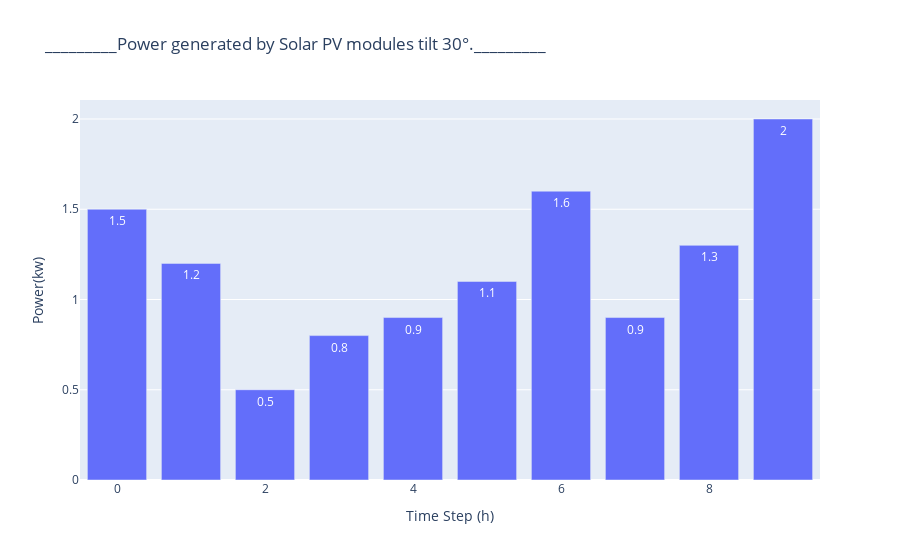

Here is the notebook cell this chart was saved with:
### Markdown cell above
### Power generated by Solar PV modules tilt 30°.

### Code cell
P_pv30_dframe = {
             "Power generated by Solar PV modules tilt 30°.": P_pv30_list,
             'Scale' : P_pv30_list}

P_pv30_df = pd.DataFrame(P_pv30_dframe)

fig = px.bar(P_From_df, x = V_steps,
             y = P_pv30_list,
             title = '_________Power generated by Solar PV modules tilt 30°._________',
             labels = dict(x = "Time Step (h)", y = "Power(kw)"), text_auto = True)
#Image(fig.to_image(format='png', width=1500, height=350, scale=3), embed=True)
fig.show()

### Figure 1 — Plotly figure (JSON) as saved in the notebook; plotly's stock layout.template omitted (floating-point values rounded to 4 significant figures)
{"data": [{"alignmentgroup": "True", "hovertemplate": "Time Step (h)=%{x}<br>Power(kw)=%{y}<extra></extra>", "legendgroup": "", "marker": {"color": "#636efa", "pattern": {"shape": ""}}, "name": "", "offsetgroup": "", "orientation": "v", "showlegend": false, "textposition": "auto", "texttemplate": "%{y}", "type": "bar", "x": [0, 1, 2, 3, 4, 5, 6, 7, 8, 9], "xaxis": "x", "y": [1.5, 1.2, 0.5, 0.8, 0.9, 1.1, 1.6, 0.9, 1.3, 2], "yaxis": "y"}], "layout": {"barmode": "relative", "legend": {"tracegroupgap": 0}, "title": {"text": "_________Power generated by Solar PV modules tilt 30°._________"}, "xaxis": {"anchor": "y", "domain": [0, 1], "title": {"text": "Time Step (h)"}}, "yaxis": {"anchor": "x", "domain": [0, 1], "title": {"text": "Power(kw)"}}}}
